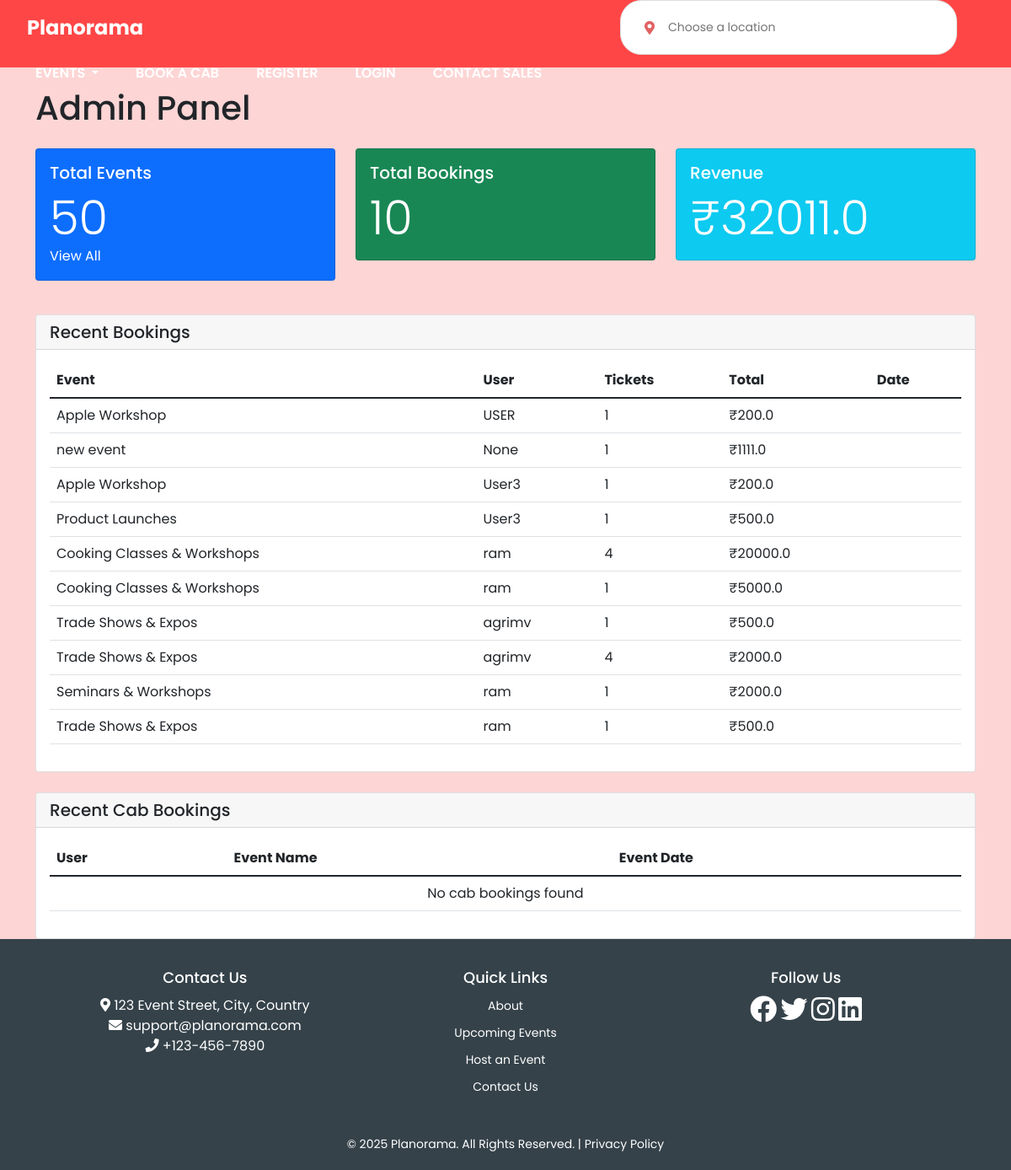
Page /admin-panel/ on the committed database.
### Eventmanage1/models.py (models this page shows, shortened)
class Booking(models.Model):
    event = models.ForeignKey('Event', on_delete=models.CASCADE, related_name='bookings')
    user_name = models.CharField(max_length=100)
    user_email = models.EmailField()
    tickets = models.PositiveIntegerField()

class Event(models.Model):
    flask_id = models.IntegerField(null=True, blank=True)
    title = models.CharField(max_length=200)
    description = models.TextField()
    price = models.DecimalField(max_digits=10, decimal_places=2, default=0.00)
    date = models.CharField(max_length=50)
    location = models.CharField(max_length=200)
    type = models.CharField(max_length=100)
    image = models.URLField(blank=True, default='')
    organizer =models.ForeignKey(User, on_delete=models.CASCADE, null=True) # Reference to Flask
    EVENT_TYPE_CHOICES = [
        ('Music', 'Music'),
        ('Food', 'Food'),
        ('Business', 'Business'),
        ('Dance', 'Dance'),
        ('Education', 'Education'),
        ('Wedding', 'Wedding'),
    ]
    type = models.CharField(
        max_length=20,
        choices=EVENT_TYPE_CHOICES,
        default='other'
    )
    class Meta:
        pass

### Eventmanage1/views.py (the view)
# urls.py: path('admin-panel/', views.admin_panel, name='admin_panel'),  # Admin dashboard (if implemented)
def admin_panel(request):
    events_count = Event.objects.count()
    bookings_count = Booking.objects.count()
    total_revenue = Booking.objects.annotate(
        total_price=ExpressionWrapper(F('tickets') * F('event__price'), output_field=FloatField())
    ).aggregate(total=Sum('total_price'))['total'] or 0
    recent_bookings = Booking.objects.annotate(
        total_price=ExpressionWrapper(F('tickets') * F('event__price'), output_field=FloatField())
    ).order_by('-id')[:10]
    context = {
        'events_count': events_count,
        'bookings_count': bookings_count,
        'total_revenue': total_revenue,
        'recent_bookings': recent_bookings,
    }
    return render(request, 'admin_panel.html', context)

### Eventmanage1/templates/admin_panel.html
{% extends 'base.html' %}
{% block content %}
<div class="container">
    <h1 class="my-4">Admin Panel</h1>
    <div class="row">
        <div class="col-md-4">
            <div class="card text-white bg-primary mb-3">
                <div class="card-body">
                    <h5 class="card-title">Total Events</h5>
                    <p class="card-text display-4">{{ events_count }}</p>
                    <a href="{% url 'browse_events' %}" class="text-white">View All</a>
                </div>
            </div>
        </div>
        <div class="col-md-4">
            <div class="card text-white bg-success mb-3">
                <div class="card-body">
                    <h5 class="card-title">Total Bookings</h5>
                    <p class="card-text display-4">{{ bookings_count }}</p>
                </div>
            </div>
        </div>
        <div class="col-md-4">
            <div class="card text-white bg-info mb-3">
                <div class="card-body">
                    <h5 class="card-title">Revenue</h5>
                    <p class="card-text display-4">₹{{ total_revenue }}</p>
                </div>
            </div>
        </div>
    </div>
    <div class="card mt-4">
        <div class="card-header">
            <h5 class="mb-0">Recent Bookings</h5>
        </div>
        <div class="card-body">
            <div class="table-responsive">
                <table class="table table-hover">
                    <thead>
                        <tr>
                            <th>Event</th>
                            <th>User</th>
                            <th>Tickets</th>
                            <th>Total</th>
                            <th>Date</th>
                        </tr>
                    </thead>
                    <tbody>
                        {% for booking in recent_bookings %}
                        <tr>
                            <td>{{ booking.event.title }}</td>
                            <td>{{ booking.user_name }}</td>
                            <td>{{ booking.tickets }}</td>
                            <td>₹{{ booking.total_price }}</td>
                            <td>{{ booking.booking_date|date:"M d, Y" }}</td>
                        </tr>
                        {% empty %}
                        <tr>
                            <td colspan="5" class="text-center">No bookings found</td>
                        </tr>
                        {% endfor %}
                    </tbody>
                </table>
            </div>
        </div>
    </div>
    <div class="card mt-4">
        <div class="card-header">
            <h5 class="mb-0">Recent Cab Bookings</h5>
        </div>
        <div class="card-body">
            <div class="table-responsive">
                <table class="table table-hover">
                    <thead>
                        <tr>
                            <th>User</th>
                            <th>Event Name</th>
                            <th>Event Date</th>
                        </tr>
                    </thead>
                    <tbody>
                        {% for cab_booking in recent_cab_bookings %}
                        <tr>
                            <td>{{ cab_booking.user.username }}</td>
                            <td>{{ cab_booking.event_name }}</td>
                            <td>{{ cab_booking.event_date|date:"M d, Y" }}</td>
                        </tr>
                        {% empty %}
                        <tr>
                            <td colspan="3" class="text-center">No cab bookings found</td>
                        </tr>
                        {% endfor %}
                    </tbody>
                </table>
            </div>
        </div>
    </div>
</div>
{% endblock %}

### Eventmanage1/templates/base.html (shortened to what this page needs)
{% load static %}
<!DOCTYPE html>
<html lang="en">
<head>
  <link href="https://cdn.jsdelivr.net/npm/bootstrap@5.1.3/dist/css/bootstrap.min.css" rel="stylesheet">
  <link rel="stylesheet" href="{% static 'styles.css' %}">
  <link rel="stylesheet" href="https://cdnjs.cloudflare.com/ajax/libs/font-awesome/5.15.4/css/all.min.css">
</head>
<body>
  <nav class="nav-container" style="height: 80px; display: flex; align-items: center; padding: 0 2rem;">
    <a href="{% url 'home' %}" class="logo" style="color: white; margin-right: 2rem;">Planorama</a>
    <div class="search-container" style="flex-grow: 1; max-width: 400px; margin: 0 2rem;">
      <div class="location-container" style="display: flex; align-items: center; background: white; border-radius: 50px; padding: 0.5rem 1rem;">
          <i class="fas fa-map-marker-alt" style="color: rgb(225, 98, 98); margin-right: 0.5rem;"></i>
          <input type="text" placeholder="Choose a location" style="border: none; outline: none; width: 100%;">
      </div>
  </div>
    <ul class="nav-links" style="display: flex; align-items: center; gap: 1.5rem; list-style: none; margin: 0; padding: 0;">
      <li class="nav-item dropdown">
        <a class="nav-link dropdown-toggle" href="#" id="eventsDropdown" role="button" data-bs-toggle="dropdown"
          aria-expanded="false">
          Events
        </a>
      </li>
      {% if request.user.is_staff %}
      <li class="nav-item">
        <a class="nav-link" href="{% url 'cab_history' %}">Manage Bookings</a>
      </li>
      {% else %}
      <li class="nav-item">
        <a class="nav-link" href="{% url 'book_cab' %}">Book A Cab</a>
      </li>
      {% endif %}
      {% if request.user.is_authenticated %}
      <li class="nav-item dropdown">
        <a class="nav-link dropdown-toggle" href="#" id="userDropdown" role="button" data-bs-toggle="dropdown"
          aria-expanded="false" style="color: white; font-weight: bolder;">
          Welcome, {{ request.user.username }}
        </a>
        <ul class="dropdown-menu dropdown-menu-end" aria-labelledby="userDropdown">
          {% if request.user.is_staff %}
          <li><a class="dropdown-item" href="{% url 'admin_panel' %}" style="color: black;">Admin Panel</a></li>
          {% endif %}
          <li><a class="dropdown-item" href="{% url 'logout' %}" style="color: black;">Logout</a></li>
        </ul>
      </li>
      {% else %}
      <li><a class="nav-link" href="{% url 'register' %}">Register</a></li>
      <li><a class="nav-link" href="{% url 'login' %}">Login</a></li>
      {% endif %}
      <li><a href="{% url 'contact_sales' %}">Contact Sales</a></li>
    </ul>
  </nav>
  <main>
    {% block content %}
    {% endblock %}
  </main>
  <footer>
    <div class="footer-container" style="display: flex; justify-content: space-between; padding: 5px 15px;">
      <div class="footer-section contact">
        <h2>Contact Us</h2>
        <p><i class="fas fa-map-marker-alt"></i> 123 Event Street, City, Country</p>
        <p><i class="fas fa-envelope"></i> support@planorama.com</p>
        <p><i class="fas fa-phone"></i> +123-456-7890</p>
      </div>
      <div class="footer-section quick-links">
        <h2>Quick Links</h2>
        <ul>
          <li><a href="#about-us">About</a></li>
          <li><a href="{% url 'browse_events' %}">Upcoming Events</a></li>
          <li><a href="{% url 'register' %}">Host an Event</a></li>
          <li><a href="{% url 'contact_sales' %}">Contact Us</a></li>
        </ul>
      </div>
      <div class="footer-section social">
        <h2>Follow Us</h2>
        <a href="https://www.facebook.com" target="_blank"><i class="fab fa-facebook" style="font-size: 2em;"></i></a>
        <a href="https://www.twitter.com" target="_blank"><i class="fab fa-twitter" style="font-size: 2em;"></i></a>
        <a href="https://www.instagram.com" target="_blank"><i class="fab fa-instagram" style="font-size: 2em;"></i></a>
        <a href="https://www.linkedin.com" target="_blank"><i class="fab fa-linkedin" style="font-size: 2em;"></i></a>
      </div>
    </div>
    <div class="footer-bottom">
      <p>&copy; 2025 Planorama. All Rights Reserved. | <a href="">Privacy Policy</a></p>
    </div>
  </footer>
</body>
</html>

### Eventmanage1/static/styles.css (style rules this page uses)
body { font-family: 'Poppins', sans-serif; background-color: #fdd5d5; margin: 0; padding: 0; }
a { text-decoration: none; color: inherit; }
h1, h2, p { margin: 0; padding: 0; }
.nav-container { display: flex; align-items: center; justify-content: space-between; background-color: #ff4646; padding: 15px 20px; flex-wrap: wrap; z-index: 1000; position: relative; }
.logo { font-size: 24px; font-weight: bold; color: white; text-decoration: none; }
.search-container { display: flex; align-items: center; background: white; border-radius: 25px; padding: 5px 12px; border: 1px solid #ddd; width: 400px; max-width: 100%; }
.location-container { display: flex; align-items: center; }
.search-container input { border: none; outline: none; background: transparent; padding: 8px; font-size: 14px; flex-grow: 1; }
.nav-links { list-style: none; display: flex; align-items: center; gap: 15px; }
.nav-links li { display: inline; color: white; }
.nav-links a { color: white; font-size: 16px; font-weight: 600; text-transform: uppercase; text-decoration: none; padding: 10px; }
.footer-section a i { transition: color 0.3s, text-shadow 0.3s ease-in-out; }
nav i { transition: transform 0.3s ease-in-out; }
footer { background-color: #35424a; color: white; padding: 20px 10px; text-align: center; }
.footer-container { display: flex; justify-content: space-between; flex-wrap: wrap; max-width: 1100px; margin: auto; padding: 10px; }
.footer-section { flex: 1; min-width: 250px; margin: 10px; }
.footer-section h2 { font-size: 18px; margin-bottom: 10px; }
.footer-section ul { list-style: none; padding: 0; }
.footer-section ul li { margin-bottom: 8px; }
.footer-section ul li a { color: white; text-decoration: none; font-size: 14px; }
.footer-bottom { margin-top: 15px; font-size: 14px; }
.footer-bottom a { color: white; text-decoration: none; }
nav ul li a { color: white; transition: color 0.3s ease-in-out; }
.footer-section a { color: white; transition: color 0.3s ease-in-out; }
.quick-links ul li a { color: white; }

### rows in the picture
Booking: event "Apple Workshop", user_name "USER", tickets "1", total_price "200.0"
Booking: event "new event", user_name "None", tickets "1", total_price "1111.0"
Booking: event "Apple Workshop", user_name "User3", tickets "1", total_price "200.0"
Booking: event "Product Launches", user_name "User3", tickets "1", total_price "500.0"
Booking: event "Cooking Classes & Workshops", user_name "ram", tickets "4", total_price "20000.0"
Booking: event "Cooking Classes & Workshops", user_name "ram", tickets "1", total_price "5000.0"
Booking: event "Trade Shows & Expos", user_name "agrimv", tickets "1", total_price "500.0"
Booking: event "Trade Shows & Expos", user_name "agrimv", tickets "4", total_price "2000.0"
Booking: event "Seminars & Workshops", user_name "ram", tickets "1", total_price "2000.0"
Booking: event "Trade Shows & Expos", user_name "ram", tickets "1", total_price "500.0"

### other values in the picture
{{ events_count }} "50"
{{ bookings_count }} "10"
{{ total_revenue }} "32011.0"
